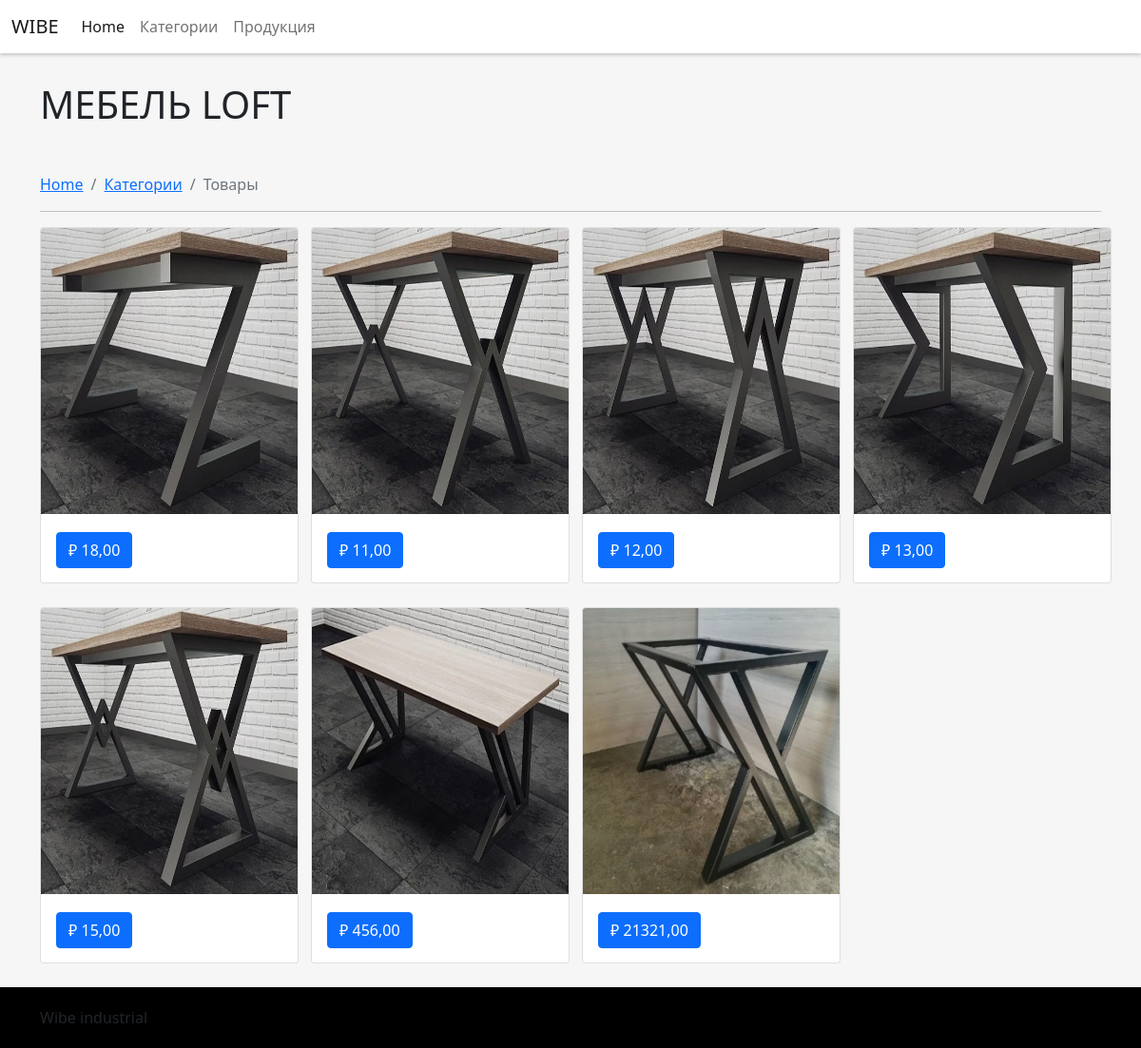
The page /mebel-loft/ on the database its author committed.
### myshop/models.py (models this page shows, shortened)
class Category(models.Model):
    name = models.CharField(max_length=100, db_index=True)
    image = models.ImageField(upload_to='product/%Y/%m/%d', blank=True)
    slug = models.SlugField(max_length=100, unique=True)
    class Meta:
        ordering = ('name',)
        verbose_name = 'Категория'
        verbose_name_plural = 'Категории'

class Product(models.Model):
    category = models.ForeignKey(Category,
                                 related_name='products',
                                 on_delete=models.CASCADE)
    name = models.CharField(max_length=150, db_index=True)
    slug = models.CharField(max_length=150, db_index=True, unique=True)
    image = models.ImageField(upload_to='product/%Y/%m/%d', blank=True)
    description = models.TextField(max_length=130, blank=True)
    description_b = models.TextField(max_length=800, blank=True)
    price = models.DecimalField(max_digits=10, decimal_places=2)
    available = models.BooleanField(default=True)
    created = models.DateTimeField(auto_now_add=True)
    uploaded = models.DateTimeField(auto_now=True)
    class Meta:
        ordering = ('name',)
        verbose_name = 'Товар'
        verbose_name_plural = 'Товары'
        index_together = (('id', 'slug'), )
    def get_absolute_url(self):
        return reverse('myshop:product_detail', args=[self.id, self.slug])

### myshop/views.py (the view)
# urls.py: path('<slug:category_slug>/', views.product_list,
def product_list(request, category_slug=None):
    category = None
    categories = Category.objects.all()
    products = Product.objects.filter(available=True)
    if category_slug:
        category = get_object_or_404(Category, slug=category_slug)
        products = products.filter(category=category)
    return render(request, 'shop/product/my_list.html',
                  {
                      'category': category,
                      'categories': categories,
                      'products': products
                  })

### myshop/templates/shop/product/my_list.html (shortened to what this page needs)
{% load static %}
<!DOCTYPE html>
<html lang="en">
<head>
    <link href="{% static "css/bootstrap.min.css" %}" rel="stylesheet">
    <link href="{% static "css/style.css" %}" rel="stylesheet">
</head>
<body>
    <nav class="navbar sticky-top navbar-expand-lg navbar-light" style="background: white; box-shadow: 0 2px 4px rgba(0, 0, 0, .2);">
        <div class="container-fluid">
          <a class="navbar-brand" href="{% url 'myshop:home' %}">WIBE</a>
          <div class="collapse navbar-collapse" id="navbarNavAltMarkup">
            <div class="navbar-nav">
              <a class="nav-link active" aria-current="page" href="{% url 'myshop:home' %}">Home</a>
              <a class="nav-link" href="{% url 'myshop:category' %}">Категории</a>
              <a class="nav-link" href="{% url 'myshop:products' %}">Продукция</a>
              <a class="nav-link disabled" href="#" tabindex="-1" aria-disabled="true"></a>
            </div>
          </div>
        </div>
    </nav>
    <section style="background: rgb(246,246,246);">
        <div class="container">
            <div class="row">
                <div class="col-12" style="padding-top: 30px;">
                    <h1 class="text-left text-uppercase mb-5" style="margin: auto;">{{ category.name }}</h1>
                </div>
            </div>
            <div class="row">
                <div class="col-12">
                    <nav aria-label="breadcrumb">
                        <ol class="breadcrumb">
                          <li class="breadcrumb-item"><a href="{% url 'myshop:home' %}">Home</a></li>
                          <li class="breadcrumb-item"><a href="{% url 'myshop:category' %}">Категории</a></li>
                          <li class="breadcrumb-item active" aria-current="page">Товары</li>
                        </ol>
                    </nav>
                    <hr>
                </div>
            </div>
            <div class="row">
                {% for product in products %}
                <div class="col-xxl-3 col-xl-3 col-md-6 col-sm-12">
                    <div class="card" style="width: 17rem; height: 375px; margin: auto; margin-bottom: 25px; position: relative;">
                        <img src="{{ product.image.url }}" class="card-img-top" alt="..." style="height: 100%; widht: 100%">
                        <div class="card-body">
                          <h5 class="card-title">{{ product.name }}</h5>
                          <a href="{{ product.get_absolute_url }}" class="btn btn-primary" style="position: absolute; bottom: 15px;">₽ {{ product.price }}</a>
                        </div>
                    </div>
                </div>
                {% endfor %}
            </div>
        </div>
    </section>
    <footer role="contentinfo">
        <div class="container">
            Wibe industrial
        </div>
    </footer>
</html>

### myshop/static/css/style.css (style rules this page uses)
html { height: 100%; }
body { margin: 0; min-height: 100%; display: grid; grid-template-rows: auto 1fr auto; }
footer { background: black; padding: 20px; }

### rows shown on the page
Category: name "МЕБЕЛЬ LOFT"
Product: image (picture), price "18,00"
Product: image (picture), price "11,00"
Product: image (picture), price "12,00"
Product: image (picture), price "13,00"
Product: image (picture), price "15,00"
Product: image (picture), price "456,00"
Product: image (picture), price "21321,00"
